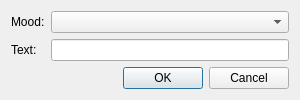
<?xml version="1.0" encoding="UTF-8"?>
<ui version="4.0">
 <class>MoodDialog</class>
 <widget class="QDialog" name="MoodDialog">
  <property name="geometry">
   <rect>
    <x>0</x>
    <y>0</y>
    <width>300</width>
    <height>97</height>
   </rect>
  </property>
  <property name="windowTitle">
   <string>Set mood</string>
  </property>
  <layout class="QVBoxLayout" name="verticalLayout">
   <item>
    <layout class="QFormLayout" name="formLayout">
     <property name="fieldGrowthPolicy">
      <enum>QFormLayout::AllNonFixedFieldsGrow</enum>
     </property>
     <item row="0" column="0">
      <widget class="QLabel" name="label">
       <property name="text">
        <string>Mood:</string>
       </property>
       <property name="buddy">
        <cstring>Mood_</cstring>
       </property>
      </widget>
     </item>
     <item row="0" column="1">
      <widget class="QComboBox" name="Mood_">
       <property name="insertPolicy">
        <enum>QComboBox::InsertAlphabetically</enum>
       </property>
      </widget>
     </item>
     <item row="1" column="0">
      <widget class="QLabel" name="label_2">
       <property name="text">
        <string>Text:</string>
       </property>
       <property name="buddy">
        <cstring>Text_</cstring>
       </property>
      </widget>
     </item>
     <item row="1" column="1">
      <widget class="QLineEdit" name="Text_"/>
     </item>
    </layout>
   </item>
   <item>
    <widget class="QDialogButtonBox" name="buttonBox">
     <property name="orientation">
      <enum>Qt::Horizontal</enum>
     </property>
     <property name="standardButtons">
      <set>QDialogButtonBox::Cancel|QDialogButtonBox::Ok</set>
     </property>
    </widget>
   </item>
  </layout>
 </widget>
 <resources/>
 <connections>
  <connection>
   <sender>buttonBox</sender>
   <signal>accepted()</signal>
   <receiver>MoodDialog</receiver>
   <slot>accept()</slot>
   <hints>
    <hint type="sourcelabel">
     <x>254</x>
     <y>90</y>
    </hint>
    <hint type="destinationlabel">
     <x>157</x>
     <y>274</y>
    </hint>
   </hints>
  </connection>
  <connection>
   <sender>buttonBox</sender>
   <signal>rejected()</signal>
   <receiver>MoodDialog</receiver>
   <slot>reject()</slot>
   <hints>
    <hint type="sourcelabel">
     <x>293</x>
     <y>90</y>
    </hint>
    <hint type="destinationlabel">
     <x>286</x>
     <y>274</y>
    </hint>
   </hints>
  </connection>
 </connections>
</ui>
